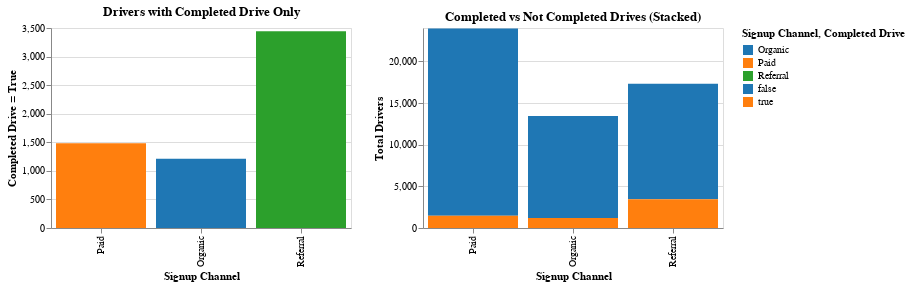

Write notebook code for a chart like this one.
### Code cell
df_true = df[df['Completed_drive'] == True].groupby('signup_channel').size().reset_index(name='Count')

df_stacked = df.groupby(['signup_channel', 'Completed_drive']).size().reset_index(name='Count')

ordered_channels = ['Paid', 'Organic', 'Referral']

chart_true = alt.Chart(df_true).mark_bar().encode(
    x=alt.X('signup_channel:N', sort=ordered_channels, title='Signup Channel'),
    y=alt.Y('Count:Q', title='Completed Drive = True'),
    color=alt.Color('signup_channel:N', scale=alt.Scale(range=['#1f77b4', '#ff7f0e', '#2ca02c']), title='Signup Channel'),
    tooltip=['signup_channel', 'Count']
).properties(
    width=300,
    height=200,
    title='Drivers with Completed Drive Only'
)

chart_stacked = alt.Chart(df_stacked).mark_bar().encode(
    x=alt.X('signup_channel:N', sort=ordered_channels, title='Signup Channel'),
    y=alt.Y('Count:Q', title='Total Drivers'),
    color=alt.Color('Completed_drive:N', title='Completed Drive'),
    tooltip=['signup_channel', 'Completed_drive', 'Count']
).properties(
    width=300,
    height=200,
    title='Completed vs Not Completed Drives (Stacked)'
)

# Combine the two charts vertically
final_chart = alt.hconcat(chart_true, chart_stacked)
final_chart

### Figure 1 — Vega-Lite specification as saved in the notebook (floating-point values rounded to 4 significant figures)
{"config": {"view": {"continuousWidth": 300, "continuousHeight": 300}}, "hconcat": [{"data": {"name": "data-d1bf4495df1ff8130efb98f01f1a6e71"}, "mark": {"type": "bar"}, "encoding": {"color": {"field": "signup_channel", "scale": {"range": ["#1f77b4", "#ff7f0e", "#2ca02c"]}, "title": "Signup Channel", "type": "nominal"}, "tooltip": [{"field": "signup_channel", "type": "nominal"}, {"field": "Count", "type": "quantitative"}], "x": {"field": "signup_channel", "sort": ["Paid", "Organic", "Referral"], "title": "Signup Channel", "type": "nominal"}, "y": {"field": "Count", "title": "Completed Drive = True", "type": "quantitative"}}, "height": 200, "title": "Drivers with Completed Drive Only", "width": 300}, {"data": {"name": "data-517d60a791b6f64ad6a01aea05149ac2"}, "mark": {"type": "bar"}, "encoding": {"color": {"field": "Completed_drive", "title": "Completed Drive", "type": "nominal"}, "tooltip": [{"field": "signup_channel", "type": "nominal"}, {"field": "Completed_drive", "type": "nominal"}, {"field": "Count", "type": "quantitative"}], "x": {"field": "signup_channel", "sort": ["Paid", "Organic", "Referral"], "title": "Signup Channel", "type": "nominal"}, "y": {"field": "Count", "title": "Total Drivers", "type": "quantitative"}}, "height": 200, "title": "Completed vs Not Completed Drives (Stacked)", "width": 300}], "$schema": "https://vega.github.io/schema/vega-lite/v5.20.1.json", "datasets": {"data-d1bf4495df1ff8130efb98f01f1a6e71": [{"signup_channel": "Organic", "Count": 1210}, {"signup_channel": "Paid", "Count": 1482}, {"signup_channel": "Referral", "Count": 3445}], "data-517d60a791b6f64ad6a01aea05149ac2": [{"signup_channel": "Organic", "Completed_drive": false, "Count": 12217}, {"signup_channel": "Organic", "Completed_drive": true, "Count": 1210}, {"signup_channel": "Paid", "Completed_drive": false, "Count": 22456}, {"signup_channel": "Paid", "Completed_drive": true, "Count": 1482}, {"signup_channel": "Referral", "Completed_drive": false, "Count": 13871}, {"signup_channel": "Referral", "Completed_drive": true, "Count": 3445}]}}
